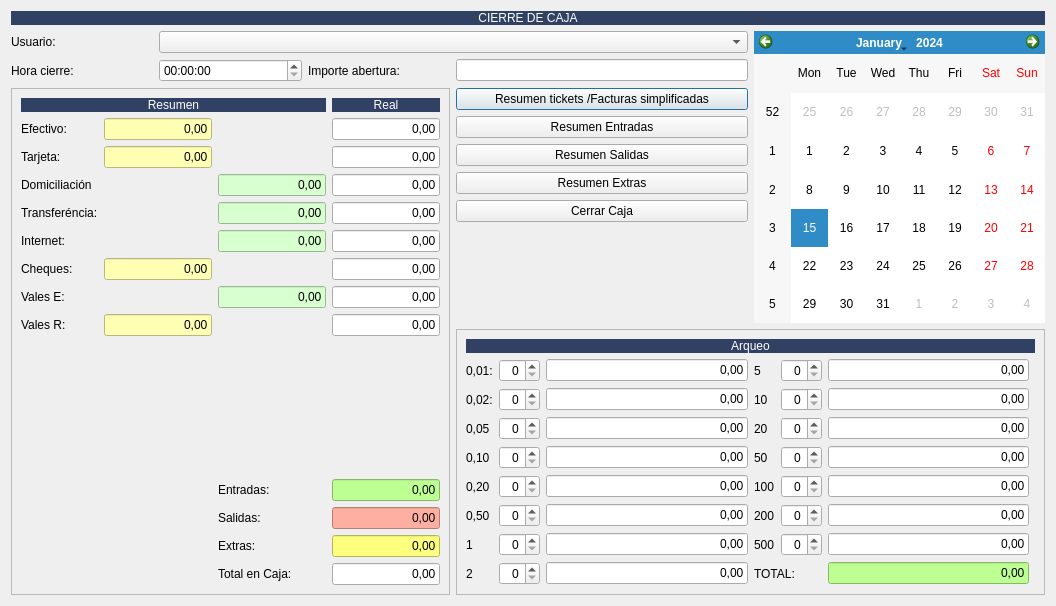
<?xml version="1.0" encoding="UTF-8"?>
<ui version="4.0">
 <class>FrmCierreCaja</class>
 <widget class="QDialog" name="FrmCierreCaja">
  <property name="geometry">
   <rect>
    <x>0</x>
    <y>0</y>
    <width>1056</width>
    <height>606</height>
   </rect>
  </property>
  <property name="windowTitle">
   <string>Gestiones TPV</string>
  </property>
  <property name="windowIcon">
   <iconset resource="../maya.qrc">
    <normaloff>:/Icons/PNG/redfox.png</normaloff>:/Icons/PNG/redfox.png</iconset>
  </property>
  <layout class="QGridLayout" name="gridLayout_4">
   <item row="1" column="4" rowspan="8">
    <widget class="QCalendarWidget" name="calendarWidget"/>
   </item>
   <item row="3" column="3">
    <widget class="QPushButton" name="pushButton">
     <property name="text">
      <string>Resumen tickets /Facturas simplificadas</string>
     </property>
     <property name="icon">
      <iconset resource="../maya.qrc">
       <normaloff>:/Icons/PNG/impresora2.png</normaloff>:/Icons/PNG/impresora2.png</iconset>
     </property>
     <property name="iconSize">
      <size>
       <width>24</width>
       <height>24</height>
      </size>
     </property>
    </widget>
   </item>
   <item row="1" column="0">
    <widget class="QLabel" name="label_2">
     <property name="text">
      <string>Usuario:</string>
     </property>
    </widget>
   </item>
   <item row="7" column="3">
    <widget class="QPushButton" name="pushButton_2">
     <property name="text">
      <string>Cerrar Caja</string>
     </property>
     <property name="icon">
      <iconset resource="../maya.qrc">
       <normaloff>:/Icons/PNG/cierecaja.png</normaloff>:/Icons/PNG/cierecaja.png</iconset>
     </property>
     <property name="iconSize">
      <size>
       <width>24</width>
       <height>24</height>
      </size>
     </property>
    </widget>
   </item>
   <item row="2" column="3">
    <widget class="QLineEdit" name="lineEdit"/>
   </item>
   <item row="0" column="0" colspan="5">
    <widget class="QLabel" name="label">
     <property name="styleSheet">
      <string notr="true">background-color: #304163;
color: rgb(255, 255, 255);</string>
     </property>
     <property name="text">
      <string>CIERRE DE CAJA</string>
     </property>
     <property name="alignment">
      <set>Qt::AlignCenter</set>
     </property>
    </widget>
   </item>
   <item row="1" column="1" colspan="3">
    <widget class="QComboBox" name="comboBox"/>
   </item>
   <item row="2" column="1">
    <widget class="QTimeEdit" name="timeEdit"/>
   </item>
   <item row="2" column="2">
    <widget class="QLabel" name="label_4">
     <property name="text">
      <string>Importe abertura:</string>
     </property>
    </widget>
   </item>
   <item row="5" column="3">
    <widget class="QPushButton" name="pushButton_4">
     <property name="text">
      <string>Resumen Salidas</string>
     </property>
     <property name="icon">
      <iconset resource="../maya.qrc">
       <normaloff>:/Icons/PNG/Previous.png</normaloff>:/Icons/PNG/Previous.png</iconset>
     </property>
     <property name="iconSize">
      <size>
       <width>24</width>
       <height>24</height>
      </size>
     </property>
    </widget>
   </item>
   <item row="2" column="0">
    <widget class="QLabel" name="label_3">
     <property name="text">
      <string>Hora cierre:</string>
     </property>
    </widget>
   </item>
   <item row="8" column="3">
    <spacer name="verticalSpacer_2">
     <property name="orientation">
      <enum>Qt::Vertical</enum>
     </property>
     <property name="sizeHint" stdset="0">
      <size>
       <width>20</width>
       <height>54</height>
      </size>
     </property>
    </spacer>
   </item>
   <item row="4" column="3">
    <widget class="QPushButton" name="pushButton_3">
     <property name="text">
      <string>Resumen Entradas</string>
     </property>
     <property name="icon">
      <iconset resource="../maya.qrc">
       <normaloff>:/Icons/PNG/Next.png</normaloff>:/Icons/PNG/Next.png</iconset>
     </property>
     <property name="iconSize">
      <size>
       <width>24</width>
       <height>24</height>
      </size>
     </property>
    </widget>
   </item>
   <item row="9" column="3" colspan="2">
    <widget class="QFrame" name="frame">
     <property name="frameShape">
      <enum>QFrame::StyledPanel</enum>
     </property>
     <property name="frameShadow">
      <enum>QFrame::Raised</enum>
     </property>
     <layout class="QGridLayout" name="gridLayout_3">
      <item row="0" column="0" colspan="2">
       <widget class="QLabel" name="label_5">
        <property name="maximumSize">
         <size>
          <width>16777215</width>
          <height>27</height>
         </size>
        </property>
        <property name="styleSheet">
         <string notr="true">background-color: #304163;
color: rgb(255, 255, 255);</string>
        </property>
        <property name="text">
         <string>Arqueo</string>
        </property>
        <property name="alignment">
         <set>Qt::AlignCenter</set>
        </property>
       </widget>
      </item>
      <item row="1" column="0">
       <layout class="QGridLayout" name="gridLayout">
        <item row="2" column="1">
         <widget class="QSpinBox" name="spinBox_3">
          <property name="alignment">
           <set>Qt::AlignRight|Qt::AlignTrailing|Qt::AlignVCenter</set>
          </property>
         </widget>
        </item>
        <item row="3" column="0">
         <widget class="QLabel" name="label_9">
          <property name="text">
           <string>0,10</string>
          </property>
         </widget>
        </item>
        <item row="1" column="1">
         <widget class="QSpinBox" name="spinBox_2">
          <property name="alignment">
           <set>Qt::AlignRight|Qt::AlignTrailing|Qt::AlignVCenter</set>
          </property>
         </widget>
        </item>
        <item row="0" column="1">
         <widget class="QSpinBox" name="spinBox">
          <property name="alignment">
           <set>Qt::AlignRight|Qt::AlignTrailing|Qt::AlignVCenter</set>
          </property>
         </widget>
        </item>
        <item row="0" column="2">
         <widget class="QLineEdit" name="lineEdit_2">
          <property name="text">
           <string>0,00</string>
          </property>
          <property name="alignment">
           <set>Qt::AlignRight|Qt::AlignTrailing|Qt::AlignVCenter</set>
          </property>
         </widget>
        </item>
        <item row="0" column="4">
         <widget class="QSpinBox" name="spinBox_12">
          <property name="alignment">
           <set>Qt::AlignRight|Qt::AlignTrailing|Qt::AlignVCenter</set>
          </property>
         </widget>
        </item>
        <item row="2" column="2">
         <widget class="QLineEdit" name="lineEdit_4">
          <property name="text">
           <string>0,00</string>
          </property>
          <property name="alignment">
           <set>Qt::AlignRight|Qt::AlignTrailing|Qt::AlignVCenter</set>
          </property>
         </widget>
        </item>
        <item row="1" column="2">
         <widget class="QLineEdit" name="lineEdit_3">
          <property name="text">
           <string>0,00</string>
          </property>
          <property name="alignment">
           <set>Qt::AlignRight|Qt::AlignTrailing|Qt::AlignVCenter</set>
          </property>
         </widget>
        </item>
        <item row="3" column="2">
         <widget class="QLineEdit" name="lineEdit_5">
          <property name="text">
           <string>0,00</string>
          </property>
          <property name="alignment">
           <set>Qt::AlignRight|Qt::AlignTrailing|Qt::AlignVCenter</set>
          </property>
         </widget>
        </item>
        <item row="0" column="3">
         <widget class="QLabel" name="label_14">
          <property name="text">
           <string>5</string>
          </property>
         </widget>
        </item>
        <item row="6" column="2">
         <widget class="QLineEdit" name="lineEdit_8">
          <property name="text">
           <string>0,00</string>
          </property>
          <property name="alignment">
           <set>Qt::AlignRight|Qt::AlignTrailing|Qt::AlignVCenter</set>
          </property>
         </widget>
        </item>
        <item row="1" column="0">
         <widget class="QLabel" name="label_7">
          <property name="text">
           <string>0,02:</string>
          </property>
         </widget>
        </item>
        <item row="2" column="0">
         <widget class="QLabel" name="label_8">
          <property name="text">
           <string>0,05</string>
          </property>
         </widget>
        </item>
        <item row="3" column="1">
         <widget class="QSpinBox" name="spinBox_4">
          <property name="alignment">
           <set>Qt::AlignRight|Qt::AlignTrailing|Qt::AlignVCenter</set>
          </property>
         </widget>
        </item>
        <item row="6" column="1">
         <widget class="QSpinBox" name="spinBox_7">
          <property name="alignment">
           <set>Qt::AlignRight|Qt::AlignTrailing|Qt::AlignVCenter</set>
          </property>
         </widget>
        </item>
        <item row="5" column="2">
         <widget class="QLineEdit" name="lineEdit_7">
          <property name="text">
           <string>0,00</string>
          </property>
          <property name="alignment">
           <set>Qt::AlignRight|Qt::AlignTrailing|Qt::AlignVCenter</set>
          </property>
         </widget>
        </item>
        <item row="5" column="1">
         <widget class="QSpinBox" name="spinBox_6">
          <property name="alignment">
           <set>Qt::AlignRight|Qt::AlignTrailing|Qt::AlignVCenter</set>
          </property>
         </widget>
        </item>
        <item row="5" column="0">
         <widget class="QLabel" name="label_11">
          <property name="text">
           <string>0,50</string>
          </property>
         </widget>
        </item>
        <item row="4" column="2">
         <widget class="QLineEdit" name="lineEdit_6">
          <property name="text">
           <string>0,00</string>
          </property>
          <property name="alignment">
           <set>Qt::AlignRight|Qt::AlignTrailing|Qt::AlignVCenter</set>
          </property>
         </widget>
        </item>
        <item row="6" column="0">
         <widget class="QLabel" name="label_12">
          <property name="text">
           <string>1</string>
          </property>
         </widget>
        </item>
        <item row="4" column="0">
         <widget class="QLabel" name="label_10">
          <property name="text">
           <string>0,20</string>
          </property>
         </widget>
        </item>
        <item row="4" column="1">
         <widget class="QSpinBox" name="spinBox_5">
          <property name="alignment">
           <set>Qt::AlignRight|Qt::AlignTrailing|Qt::AlignVCenter</set>
          </property>
         </widget>
        </item>
        <item row="0" column="0">
         <widget class="QLabel" name="label_6">
          <property name="text">
           <string>0,01:</string>
          </property>
         </widget>
        </item>
        <item row="7" column="1">
         <widget class="QSpinBox" name="spinBox_8">
          <property name="alignment">
           <set>Qt::AlignRight|Qt::AlignTrailing|Qt::AlignVCenter</set>
          </property>
         </widget>
        </item>
        <item row="7" column="0">
         <widget class="QLabel" name="label_13">
          <property name="text">
           <string>2</string>
          </property>
         </widget>
        </item>
        <item row="7" column="2">
         <widget class="QLineEdit" name="lineEdit_9">
          <property name="text">
           <string>0,00</string>
          </property>
          <property name="alignment">
           <set>Qt::AlignRight|Qt::AlignTrailing|Qt::AlignVCenter</set>
          </property>
         </widget>
        </item>
        <item row="0" column="5">
         <widget class="QLineEdit" name="lineEdit_16">
          <property name="text">
           <string>0,00</string>
          </property>
          <property name="alignment">
           <set>Qt::AlignRight|Qt::AlignTrailing|Qt::AlignVCenter</set>
          </property>
         </widget>
        </item>
        <item row="1" column="3">
         <widget class="QLabel" name="label_15">
          <property name="text">
           <string>10</string>
          </property>
         </widget>
        </item>
        <item row="1" column="4">
         <widget class="QSpinBox" name="spinBox_14">
          <property name="alignment">
           <set>Qt::AlignRight|Qt::AlignTrailing|Qt::AlignVCenter</set>
          </property>
         </widget>
        </item>
        <item row="1" column="5">
         <widget class="QLineEdit" name="lineEdit_14">
          <property name="text">
           <string>0,00</string>
          </property>
          <property name="alignment">
           <set>Qt::AlignRight|Qt::AlignTrailing|Qt::AlignVCenter</set>
          </property>
         </widget>
        </item>
        <item row="2" column="3">
         <widget class="QLabel" name="label_16">
          <property name="text">
           <string>20</string>
          </property>
         </widget>
        </item>
        <item row="2" column="4">
         <widget class="QSpinBox" name="spinBox_11">
          <property name="alignment">
           <set>Qt::AlignRight|Qt::AlignTrailing|Qt::AlignVCenter</set>
          </property>
         </widget>
        </item>
        <item row="2" column="5">
         <widget class="QLineEdit" name="lineEdit_11">
          <property name="text">
           <string>0,00</string>
          </property>
          <property name="alignment">
           <set>Qt::AlignRight|Qt::AlignTrailing|Qt::AlignVCenter</set>
          </property>
         </widget>
        </item>
        <item row="3" column="3">
         <widget class="QLabel" name="label_17">
          <property name="text">
           <string>50</string>
          </property>
         </widget>
        </item>
        <item row="3" column="4">
         <widget class="QSpinBox" name="spinBox_9">
          <property name="alignment">
           <set>Qt::AlignRight|Qt::AlignTrailing|Qt::AlignVCenter</set>
          </property>
         </widget>
        </item>
        <item row="3" column="5">
         <widget class="QLineEdit" name="lineEdit_10">
          <property name="text">
           <string>0,00</string>
          </property>
          <property name="alignment">
           <set>Qt::AlignRight|Qt::AlignTrailing|Qt::AlignVCenter</set>
          </property>
         </widget>
        </item>
        <item row="4" column="3">
         <widget class="QLabel" name="label_18">
          <property name="text">
           <string>100</string>
          </property>
         </widget>
        </item>
        <item row="4" column="4">
         <widget class="QSpinBox" name="spinBox_10">
          <property name="alignment">
           <set>Qt::AlignRight|Qt::AlignTrailing|Qt::AlignVCenter</set>
          </property>
         </widget>
        </item>
        <item row="4" column="5">
         <widget class="QLineEdit" name="lineEdit_15">
          <property name="text">
           <string>0,00</string>
          </property>
          <property name="alignment">
           <set>Qt::AlignRight|Qt::AlignTrailing|Qt::AlignVCenter</set>
          </property>
         </widget>
        </item>
        <item row="5" column="3">
         <widget class="QLabel" name="label_19">
          <property name="text">
           <string>200</string>
          </property>
         </widget>
        </item>
        <item row="5" column="4">
         <widget class="QSpinBox" name="spinBox_13">
          <property name="alignment">
           <set>Qt::AlignRight|Qt::AlignTrailing|Qt::AlignVCenter</set>
          </property>
         </widget>
        </item>
        <item row="5" column="5">
         <widget class="QLineEdit" name="lineEdit_13">
          <property name="text">
           <string>0,00</string>
          </property>
          <property name="alignment">
           <set>Qt::AlignRight|Qt::AlignTrailing|Qt::AlignVCenter</set>
          </property>
         </widget>
        </item>
        <item row="6" column="3">
         <widget class="QLabel" name="label_20">
          <property name="text">
           <string>500</string>
          </property>
         </widget>
        </item>
        <item row="6" column="4">
         <widget class="QSpinBox" name="spinBox_15">
          <property name="alignment">
           <set>Qt::AlignRight|Qt::AlignTrailing|Qt::AlignVCenter</set>
          </property>
         </widget>
        </item>
        <item row="6" column="5">
         <widget class="QLineEdit" name="lineEdit_12">
          <property name="text">
           <string>0,00</string>
          </property>
          <property name="alignment">
           <set>Qt::AlignRight|Qt::AlignTrailing|Qt::AlignVCenter</set>
          </property>
         </widget>
        </item>
        <item row="7" column="3" colspan="2">
         <widget class="QLabel" name="label_33">
          <property name="text">
           <string>TOTAL:</string>
          </property>
         </widget>
        </item>
        <item row="7" column="5">
         <widget class="QLineEdit" name="txtTotal">
          <property name="styleSheet">
           <string notr="true">background-color: rgb(189, 255, 147);</string>
          </property>
          <property name="text">
           <string>0,00</string>
          </property>
          <property name="alignment">
           <set>Qt::AlignRight|Qt::AlignTrailing|Qt::AlignVCenter</set>
          </property>
         </widget>
        </item>
       </layout>
      </item>
     </layout>
    </widget>
   </item>
   <item row="3" column="0" rowspan="7" colspan="3">
    <widget class="QFrame" name="frame_2">
     <property name="frameShape">
      <enum>QFrame::StyledPanel</enum>
     </property>
     <property name="frameShadow">
      <enum>QFrame::Raised</enum>
     </property>
     <layout class="QGridLayout" name="gridLayout_2">
      <item row="15" column="3">
       <widget class="QLineEdit" name="lineEdit_25">
        <property name="text">
         <string>0,00</string>
        </property>
        <property name="alignment">
         <set>Qt::AlignRight|Qt::AlignTrailing|Qt::AlignVCenter</set>
        </property>
       </widget>
      </item>
      <item row="0" column="3">
       <widget class="QLabel" name="label_35">
        <property name="styleSheet">
         <string notr="true">background-color: #304163;
color: rgb(255, 255, 255);</string>
        </property>
        <property name="text">
         <string>Real</string>
        </property>
        <property name="alignment">
         <set>Qt::AlignCenter</set>
        </property>
       </widget>
      </item>
      <item row="15" column="2">
       <widget class="QLabel" name="label_30">
        <property name="text">
         <string>Total en Caja:</string>
        </property>
       </widget>
      </item>
      <item row="3" column="0">
       <widget class="QLabel" name="label_24">
        <property name="text">
         <string>Domiciliación</string>
        </property>
       </widget>
      </item>
      <item row="6" column="1">
       <widget class="QLineEdit" name="txtCheques">
        <property name="styleSheet">
         <string notr="true">background-color: rgb(254, 255, 179);</string>
        </property>
        <property name="text">
         <string>0,00</string>
        </property>
        <property name="alignment">
         <set>Qt::AlignRight|Qt::AlignTrailing|Qt::AlignVCenter</set>
        </property>
       </widget>
      </item>
      <item row="7" column="2">
       <widget class="QLineEdit" name="txtValesRecibidos">
        <property name="styleSheet">
         <string notr="true">background-color: rgb(215, 255, 207);</string>
        </property>
        <property name="text">
         <string>0,00</string>
        </property>
        <property name="alignment">
         <set>Qt::AlignRight|Qt::AlignTrailing|Qt::AlignVCenter</set>
        </property>
       </widget>
      </item>
      <item row="7" column="0">
       <widget class="QLabel" name="label_26">
        <property name="text">
         <string>Vales E:</string>
        </property>
       </widget>
      </item>
      <item row="9" column="1">
       <spacer name="verticalSpacer">
        <property name="orientation">
         <enum>Qt::Vertical</enum>
        </property>
        <property name="sizeHint" stdset="0">
         <size>
          <width>20</width>
          <height>40</height>
         </size>
        </property>
       </spacer>
      </item>
      <item row="2" column="0">
       <widget class="QLabel" name="label_23">
        <property name="text">
         <string>Tarjeta:</string>
        </property>
       </widget>
      </item>
      <item row="3" column="2">
       <widget class="QLineEdit" name="txtDomiciliacion">
        <property name="styleSheet">
         <string notr="true">background-color: rgb(215, 255, 207);</string>
        </property>
        <property name="text">
         <string>0,00</string>
        </property>
        <property name="alignment">
         <set>Qt::AlignRight|Qt::AlignTrailing|Qt::AlignVCenter</set>
        </property>
       </widget>
      </item>
      <item row="8" column="1">
       <widget class="QLineEdit" name="txtVales_recibidos">
        <property name="styleSheet">
         <string notr="true">background-color: rgb(254, 255, 179);</string>
        </property>
        <property name="text">
         <string>0,00</string>
        </property>
        <property name="alignment">
         <set>Qt::AlignRight|Qt::AlignTrailing|Qt::AlignVCenter</set>
        </property>
       </widget>
      </item>
      <item row="6" column="0">
       <widget class="QLabel" name="label_27">
        <property name="text">
         <string>Cheques:</string>
        </property>
       </widget>
      </item>
      <item row="1" column="0">
       <widget class="QLabel" name="label_22">
        <property name="text">
         <string>Efectivo:</string>
        </property>
       </widget>
      </item>
      <item row="8" column="0">
       <widget class="QLabel" name="label_31">
        <property name="text">
         <string>Vales R:</string>
        </property>
       </widget>
      </item>
      <item row="5" column="0">
       <widget class="QLabel" name="label_25">
        <property name="text">
         <string>Internet:</string>
        </property>
       </widget>
      </item>
      <item row="0" column="0" colspan="3">
       <widget class="QLabel" name="label_21">
        <property name="maximumSize">
         <size>
          <width>16777215</width>
          <height>27</height>
         </size>
        </property>
        <property name="styleSheet">
         <string notr="true">background-color: #304163;
color: rgb(255, 255, 255);</string>
        </property>
        <property name="text">
         <string>Resumen</string>
        </property>
        <property name="alignment">
         <set>Qt::AlignCenter</set>
        </property>
       </widget>
      </item>
      <item row="5" column="2">
       <widget class="QLineEdit" name="txtInternet">
        <property name="styleSheet">
         <string notr="true">background-color: rgb(215, 255, 207);</string>
        </property>
        <property name="text">
         <string>0,00</string>
        </property>
        <property name="alignment">
         <set>Qt::AlignRight|Qt::AlignTrailing|Qt::AlignVCenter</set>
        </property>
       </widget>
      </item>
      <item row="1" column="1">
       <widget class="QLineEdit" name="txtEfectivo">
        <property name="styleSheet">
         <string notr="true">background-color: rgb(254, 255, 179);</string>
        </property>
        <property name="text">
         <string>0,00</string>
        </property>
        <property name="alignment">
         <set>Qt::AlignRight|Qt::AlignTrailing|Qt::AlignVCenter</set>
        </property>
       </widget>
      </item>
      <item row="2" column="1">
       <widget class="QLineEdit" name="txtTarjeta">
        <property name="styleSheet">
         <string notr="true">background-color: rgb(254, 255, 179);</string>
        </property>
        <property name="text">
         <string>0,00</string>
        </property>
        <property name="alignment">
         <set>Qt::AlignRight|Qt::AlignTrailing|Qt::AlignVCenter</set>
        </property>
       </widget>
      </item>
      <item row="13" column="3">
       <widget class="QLineEdit" name="lineEdit_24">
        <property name="styleSheet">
         <string notr="true">background-color: rgb(255, 175, 161);</string>
        </property>
        <property name="text">
         <string>0,00</string>
        </property>
        <property name="alignment">
         <set>Qt::AlignRight|Qt::AlignTrailing|Qt::AlignVCenter</set>
        </property>
       </widget>
      </item>
      <item row="3" column="3">
       <widget class="QLineEdit" name="txt_r_Domiciliacion">
        <property name="text">
         <string>0,00</string>
        </property>
        <property name="alignment">
         <set>Qt::AlignRight|Qt::AlignTrailing|Qt::AlignVCenter</set>
        </property>
       </widget>
      </item>
      <item row="13" column="2">
       <widget class="QLabel" name="label_29">
        <property name="text">
         <string>Salidas:</string>
        </property>
       </widget>
      </item>
      <item row="1" column="3">
       <widget class="QLineEdit" name="txt_r_efectivo">
        <property name="text">
         <string>0,00</string>
        </property>
        <property name="alignment">
         <set>Qt::AlignRight|Qt::AlignTrailing|Qt::AlignVCenter</set>
        </property>
       </widget>
      </item>
      <item row="14" column="2">
       <widget class="QLabel" name="label_32">
        <property name="text">
         <string>Extras:</string>
        </property>
       </widget>
      </item>
      <item row="14" column="3">
       <widget class="QLineEdit" name="lineEdit_17">
        <property name="styleSheet">
         <string notr="true">background-color: rgb(253, 255, 126);</string>
        </property>
        <property name="text">
         <string>0,00</string>
        </property>
        <property name="alignment">
         <set>Qt::AlignRight|Qt::AlignTrailing|Qt::AlignVCenter</set>
        </property>
       </widget>
      </item>
      <item row="5" column="3">
       <widget class="QLineEdit" name="txt_r_internet">
        <property name="text">
         <string>0,00</string>
        </property>
        <property name="alignment">
         <set>Qt::AlignRight|Qt::AlignTrailing|Qt::AlignVCenter</set>
        </property>
       </widget>
      </item>
      <item row="2" column="3">
       <widget class="QLineEdit" name="txt_r_tarjeta">
        <property name="text">
         <string>0,00</string>
        </property>
        <property name="alignment">
         <set>Qt::AlignRight|Qt::AlignTrailing|Qt::AlignVCenter</set>
        </property>
       </widget>
      </item>
      <item row="6" column="3">
       <widget class="QLineEdit" name="txt_r_Cheques">
        <property name="text">
         <string>0,00</string>
        </property>
        <property name="alignment">
         <set>Qt::AlignRight|Qt::AlignTrailing|Qt::AlignVCenter</set>
        </property>
       </widget>
      </item>
      <item row="7" column="3">
       <widget class="QLineEdit" name="txt_r_vales_emitidos">
        <property name="text">
         <string>0,00</string>
        </property>
        <property name="alignment">
         <set>Qt::AlignRight|Qt::AlignTrailing|Qt::AlignVCenter</set>
        </property>
       </widget>
      </item>
      <item row="8" column="3">
       <widget class="QLineEdit" name="txt_r_vales_recibidos">
        <property name="text">
         <string>0,00</string>
        </property>
        <property name="alignment">
         <set>Qt::AlignRight|Qt::AlignTrailing|Qt::AlignVCenter</set>
        </property>
       </widget>
      </item>
      <item row="4" column="0">
       <widget class="QLabel" name="label_34">
        <property name="text">
         <string>Transferéncia:</string>
        </property>
       </widget>
      </item>
      <item row="4" column="2">
       <widget class="QLineEdit" name="txtTransferencia">
        <property name="styleSheet">
         <string notr="true">background-color: rgb(215, 255, 207);</string>
        </property>
        <property name="text">
         <string>0,00</string>
        </property>
        <property name="alignment">
         <set>Qt::AlignRight|Qt::AlignTrailing|Qt::AlignVCenter</set>
        </property>
       </widget>
      </item>
      <item row="4" column="3">
       <widget class="QLineEdit" name="txt_r_Transferencia">
        <property name="text">
         <string>0,00</string>
        </property>
        <property name="alignment">
         <set>Qt::AlignRight|Qt::AlignTrailing|Qt::AlignVCenter</set>
        </property>
       </widget>
      </item>
      <item row="10" column="0" rowspan="6" colspan="2">
       <widget class="QLabel" name="label_36">
        <property name="text">
         <string/>
        </property>
        <property name="pixmap">
         <pixmap resource="../maya.qrc">:/Icons/PNG/fpagos.png</pixmap>
        </property>
       </widget>
      </item>
      <item row="12" column="3">
       <widget class="QLineEdit" name="lineEdit_23">
        <property name="styleSheet">
         <string notr="true">background-color: rgb(189, 255, 147);</string>
        </property>
        <property name="text">
         <string>0,00</string>
        </property>
        <property name="alignment">
         <set>Qt::AlignRight|Qt::AlignTrailing|Qt::AlignVCenter</set>
        </property>
       </widget>
      </item>
      <item row="12" column="2">
       <widget class="QLabel" name="label_28">
        <property name="text">
         <string>Entradas:</string>
        </property>
       </widget>
      </item>
     </layout>
    </widget>
   </item>
   <item row="6" column="3">
    <widget class="QPushButton" name="pushButton_5">
     <property name="text">
      <string>Resumen Extras</string>
     </property>
     <property name="icon">
      <iconset resource="../maya.qrc">
       <normaloff>:/Icons/PNG/ventas2.png</normaloff>:/Icons/PNG/ventas2.png</iconset>
     </property>
     <property name="iconSize">
      <size>
       <width>24</width>
       <height>24</height>
      </size>
     </property>
    </widget>
   </item>
  </layout>
 </widget>
 <resources>
  <include location="../maya.qrc"/>
 </resources>
 <connections/>
</ui>
